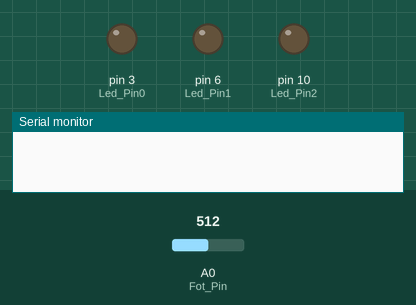
The sketch below on a simulated Arduino Uno, built with avr-gcc and run on an emulated ATmega328P. Shown: output pins drawn as LEDs (lit = HIGH), the last lines printed to the serial monitor. Dashed ring = blinking. Inputs (shaded band) come from the test bench; at power-on: A0 (Fot_Pin) = 512.

Above: at 1.5 s.
1.6 s: A0 (Fot_Pin) set to 716
At 2.4 s:
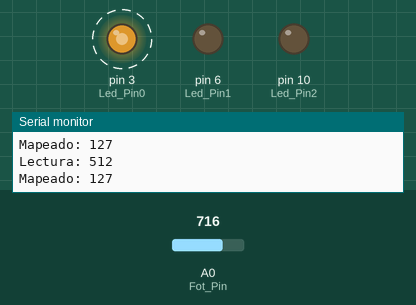
5.0 s: A0 (Fot_Pin) set to 900
At 5.9 s:
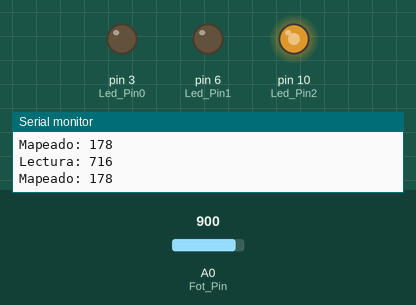
8.4 s: A0 (Fot_Pin) set to 122
At 9.9 s:
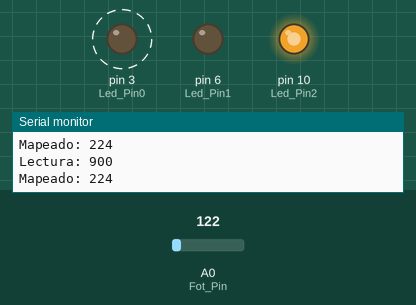
Timing chart, 0 to 17.8 s (numbered marks = the images above; inputs shaded):
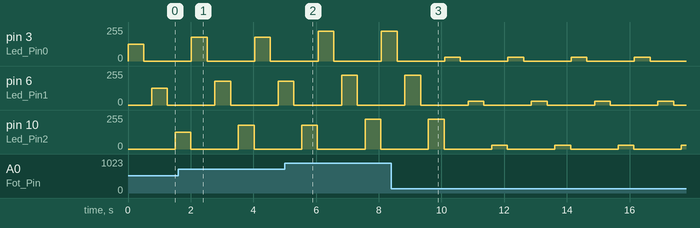

The sketch:

008_Clase_27.04.Codigo.ino
```cpp
int Led_Pin0= 3;
int Led_Pin1 = 6;
int Led_Pin2 = 10;
int Fot_Pin = A0;
int sensorValue = 0;
int outputValue = 0;
int sensorValue1= 0;
int outputValue1= 0;
int sensorValue2=0;
int outputValue2= 0;

void setup()
{
  Serial.begin(9600);
  pinMode(Led_Pin0,OUTPUT);
  pinMode(Led_Pin1,OUTPUT);
  pinMode(Led_Pin2,OUTPUT);
}

void loop()
{
  digitalWrite(Led_Pin0,HIGH);
  sensorValue = analogRead(Fot_Pin);
  outputValue = map(sensorValue,0, 1023, 0, 255);
  analogWrite(Led_Pin0,outputValue);

  delay(500);
  digitalWrite(Led_Pin0,LOW);
  delay(250);
  digitalWrite(Led_Pin1,HIGH);
  sensorValue1= analogRead(Fot_Pin);
  outputValue1= map(sensorValue, 0, 1023, 0, 255);
  analogWrite(Led_Pin1,outputValue);

  delay(500);
  digitalWrite(Led_Pin1,LOW);
  delay(250);
  digitalWrite(Led_Pin2,HIGH);
  sensorValue2= analogRead(Fot_Pin);
  outputValue2= map(sensorValue, 0, 1023, 0, 255);
  analogWrite(Led_Pin2,outputValue);
  delay(500);
  digitalWrite(Led_Pin2,LOW);
  Serial.print("Lectura: ");
  Serial.println(sensorValue);
  Serial.print("Mapeado: ");
  Serial.println(outputValue);
  Serial.print("Lectura: ");
  Serial.println(sensorValue);
  Serial.print("Mapeado: ");
  Serial.println(outputValue);
  Serial.print("Lectura: ");
  Serial.println(sensorValue);
  Serial.print("Mapeado: ");
  Serial.println(outputValue);

}
  
```

Measured:
- by itself, pin 3 (Led_Pin0): alternates 30/255 for 0.50 s and 0/255 for 1.5 s
- by itself, pin 6 (Led_Pin1), pin 10 (Led_Pin2): repeats every 2.0 s: 0/255 1.5 s, 30/255 0.50 s
